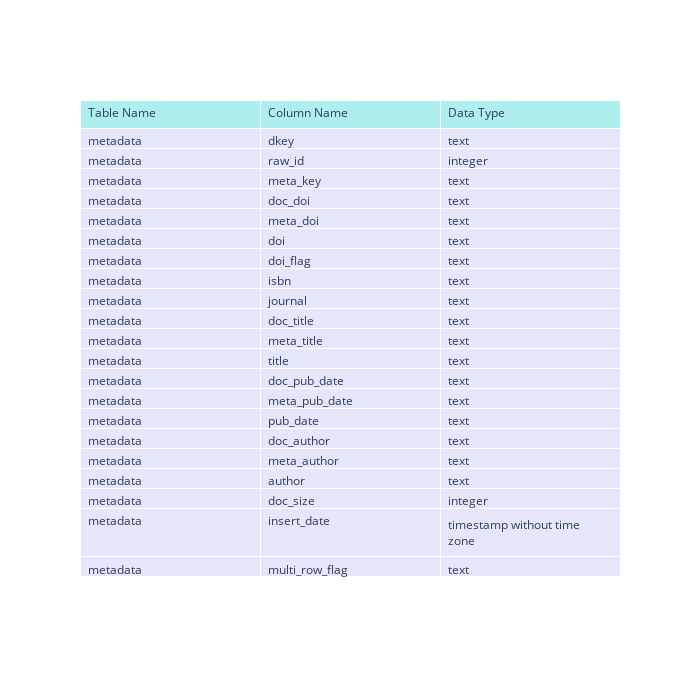

The notebook cell this image was saved under:
### Code cell
import plotly.graph_objects as go

fig = go.Figure(data=[go.Table(
    header=dict(values=list(structure_df.columns),
                fill_color='paleturquoise',
                align='left'),
    cells=dict(values=[structure_df["Table Name"], structure_df["Column Name"], structure_df["Data Type"]],
               fill_color='lavender',
               align='left'))
])

fig.update_layout(width=700, height=700)

fig.show()

### Figure 1 — Plotly figure (JSON) as saved in the notebook; plotly's stock layout.template omitted (floating-point values rounded to 4 significant figures)
{"data": [{"cells": {"align": "left", "fill": {"color": "lavender"}, "values": [["metadata", "metadata", "metadata", "metadata", "metadata", "metadata", "metadata", "metadata", "metadata", "metadata", "metadata", "metadata", "metadata", "metadata", "metadata", "metadata", "metadata", "metadata", "metadata", "metadata", "metadata"], ["dkey", "raw_id", "meta_key", "doc_doi", "meta_doi", "doi", "doi_flag", "isbn", "journal", "doc_title", "meta_title", "title", "doc_pub_date", "meta_pub_date", "pub_date", "doc_author", "meta_author", "author", "doc_size", "insert_date", "multi_row_flag"], ["text", "integer", "text", "text", "text", "text", "text", "text", "text", "text", "text", "text", "text", "text", "text", "text", "text", "text", "integer", "timestamp without time zone", "text"]]}, "header": {"align": "left", "fill": {"color": "paleturquoise"}, "values": ["Table Name", "Column Name", "Data Type"]}, "type": "table"}], "layout": {"height": 700, "width": 700}}
